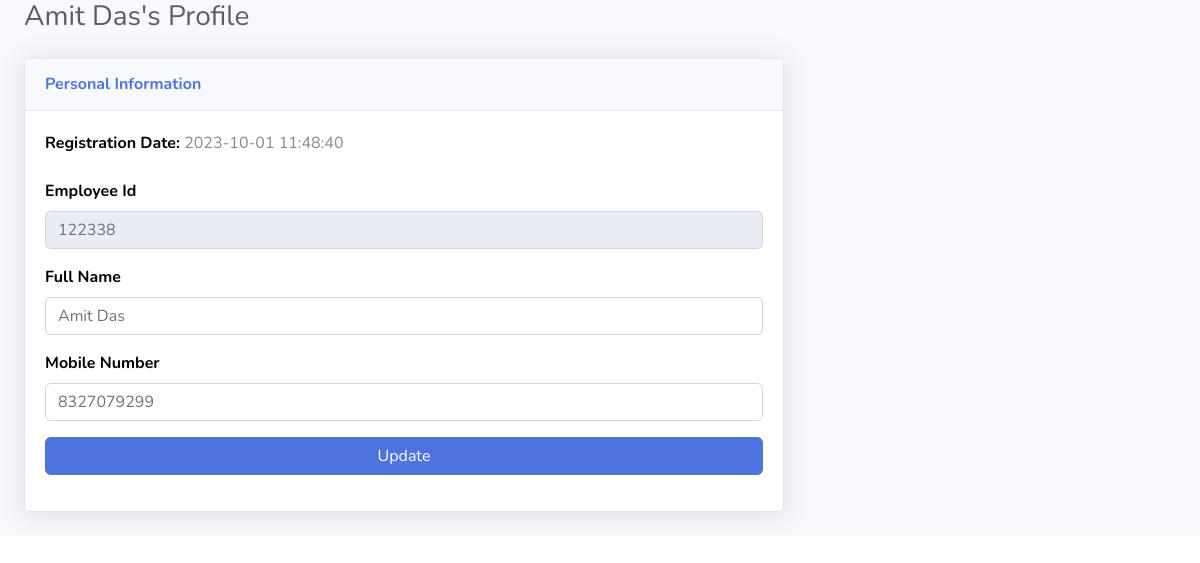
The page /edit-phlebotomist.php?pid=6 (signed in) on the database its author committed.
### tables this page shows
CREATE TABLE `tblphlebotomist` (
  `id` int(11) NOT NULL,
  `EmpID` varchar(100) DEFAULT NULL,
  `FullName` varchar(120) DEFAULT NULL,
  `MobileNumber` bigint(12) DEFAULT NULL,
  `RegDate` timestamp NULL DEFAULT current_timestamp()
);

### edit-phlebotomist.php (the view, shortened to what this page needs)
<?php session_start();
if (strlen($_SESSION['aid']==0)) {
  header('location:logout.php');
  } else{
?>
<!DOCTYPE html>
<html lang="en">
<head>
    <link href="vendor/fontawesome-free/css/all.min.css" rel="stylesheet" type="text/css">
    <link href="css/sb-admin-2.min.css" rel="stylesheet">
</head>
<body id="page-top">
    <div id="wrapper">
        <div id="content-wrapper" class="d-flex flex-column">
            <div id="content">
                <div class="container-fluid">
<?php
$pid=intval($_GET['pid']);
$query=mysqli_query($con,"select * from tblphlebotomist where id='$pid'");
while($row=mysqli_fetch_array($query)){
?>
<h1 class="h3 mb-4 text-gray-800"><?php echo $row['FullName'];?>'s Profile</h1>
<form name="editphlebotomist" method="post">
  <div class="row">
                        <div class="col-lg-8">
                            <div class="card shadow mb-4">
                                <div class="card-header py-3">
                                    <h6 class="m-0 font-weight-bold text-primary">Personal Information</h6>
                                </div>
                                <div class="card-body">
 <div class="form-group">
                            <label>Registration Date: </label>
                                     <?php echo $row['RegDate'];?>
                                        </div>
                  <div class="form-group">
                            <label>Employee Id</label>
                             <input type="text" class="form-control" id="empid" name="empid"  value="<?php echo $row['EmpID'];?>"  readonly="true" >
                                        </div>
                        <div class="form-group">
                            <label>Full Name</label>
                                            <input type="text" class="form-control" id="fullname" name="fullname"  placeholder="Enter your full name..." pattern="[A-Za-z ]+" title="letters only" value="<?php echo $row['FullName'];?>" required="true">
                                        </div>
                                        <div class="form-group">
                                             <label>Mobile Number</label>
                                  <input type="text" class="form-control" id="mobilenumber" name="mobilenumber" placeholder="Please enter your mobile number" pattern="[0-9]{10}" title="10 numeric characters only" value="<?php echo $row['MobileNumber'];?>" required="true" >
                                        </div>
        <div class="form-group">
                                 <input type="submit" class="btn btn-primary btn-user btn-block" name="update" id="update" value="Update">
                             </div>
                                </div>
                            </div>
                        </div>
                    </div>
</form>
<?php } ?>
                </div>
            </div>
        </div>
    </div>
</body>
</html>
<?php } ?>

### edit-phlebotomist.php (style rules this page uses)
label { font-size:16px; font-weight:bold; color:#000; }

### rows shown on the page
tblphlebotomist: RegDate "2023-10-01 11:48:40", empid "122338", fullname "Amit Das", mobilenumber "8327079299"
